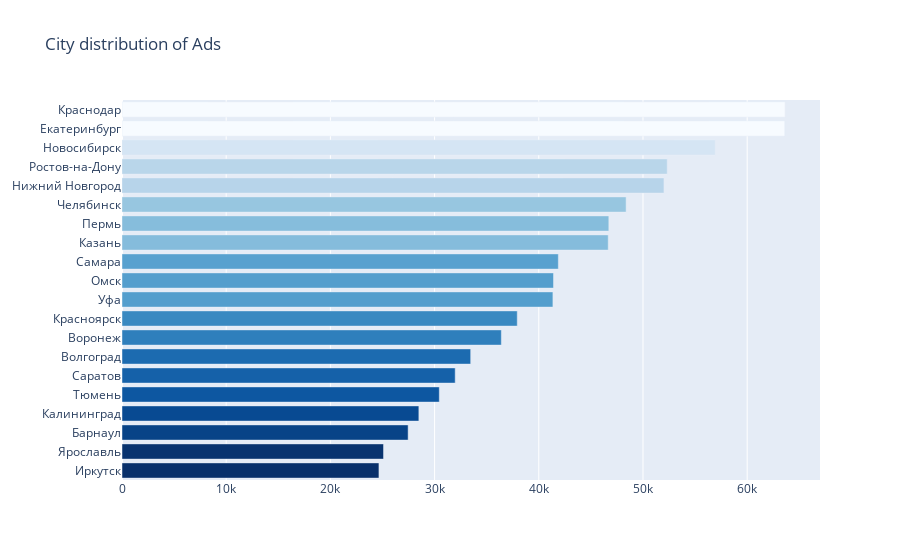

Here is the notebook cell this chart was saved with:
### Markdown cell above
**City wise distribution of Ads:**

Now let us have a look at the top 20 cities present in the dataset.

### Code cell
cnt_srs = train_df['city'].value_counts().head(20)
trace = go.Bar(
    y=cnt_srs.index[::-1],
    x=cnt_srs.values[::-1],
    orientation = 'h',
    marker=dict(
        color=cnt_srs.values[::-1],
        colorscale = 'Blues',
        reversescale = True
    ),
)

layout = dict(
    title='City distribution of Ads',
    )
data = [trace]
fig = go.Figure(data=data, layout=layout)
py.iplot(fig, filename="CityAds")

### Figure 1 — Plotly figure (JSON) as saved in the notebook; plotly's stock layout.template omitted (floating-point values rounded to 4 significant figures)
{"data": [{"marker": {"color": [24659, 25098, 27460, 28490, 30451, 31977, 33463, 36404, 37932, 41355, 41412, 41875, 46663, 46720, 48380, 52010, 52323, 56929, 63602, 63638], "colorscale": [[0.0, "rgb(247,251,255)"], [0.125, "rgb(222,235,247)"], [0.25, "rgb(198,219,239)"], [0.375, "rgb(158,202,225)"], [0.5, "rgb(107,174,214)"], [0.625, "rgb(66,146,198)"], [0.75, "rgb(33,113,181)"], [0.875, "rgb(8,81,156)"], [1.0, "rgb(8,48,107)"]], "reversescale": true}, "orientation": "h", "type": "bar", "x": [24659, 25098, 27460, 28490, 30451, 31977, 33463, 36404, 37932, 41355, 41412, 41875, 46663, 46720, 48380, 52010, 52323, 56929, 63602, 63638], "y": ["Иркутск", "Ярославль", "Барнаул", "Калининград", "Тюмень", "Саратов", "Волгоград", "Воронеж", "Красноярск", "Уфа", "Омск", "Самара", "Казань", "Пермь", "Челябинск", "Нижний Новгород", "Ростов-на-Дону", "Новосибирск", "Екатеринбург", "Краснодар"]}], "layout": {"title": {"text": "City distribution of Ads"}}}
